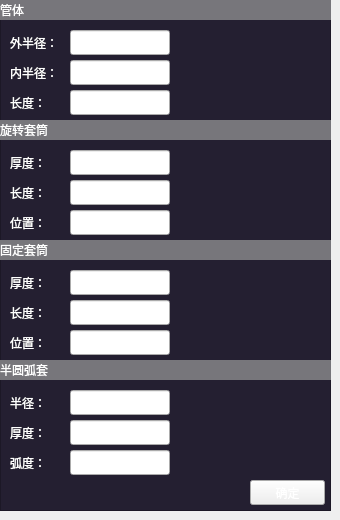
        <widget class="QWidget" name="tab_17">
         <attribute name="title">
          <string>弯管建模</string>
         </attribute>
         <widget class="QListView" name="listView_4">
          <property name="geometry">
           <rect>
            <x>0</x>
            <y>0</y>
            <width>331</width>
            <height>511</height>
           </rect>
          </property>
          <property name="styleSheet">
           <string notr="true">background-color: rgb(36, 31, 49);</string>
          </property>
         </widget>
         <widget class="QLabel" name="label_21">
          <property name="geometry">
           <rect>
            <x>0</x>
            <y>0</y>
            <width>331</width>
            <height>20</height>
           </rect>
          </property>
          <property name="styleSheet">
           <string notr="true">background-color: rgb(119, 118, 123);
color: rgb(255, 255, 255);</string>
          </property>
          <property name="text">
           <string>管体</string>
          </property>
         </widget>
         <widget class="QLabel" name="label">
          <property name="geometry">
           <rect>
            <x>10</x>
            <y>30</y>
            <width>60</width>
            <height>25</height>
           </rect>
          </property>
          <property name="styleSheet">
           <string notr="true">background-color: rgb(36, 31, 49);
color: rgb(255, 255, 255);</string>
          </property>
          <property name="text">
           <string>外半径：</string>
          </property>
         </widget>
         <widget class="QLineEdit" name="lineEdit_Rout">
          <property name="geometry">
           <rect>
            <x>70</x>
            <y>30</y>
            <width>100</width>
            <height>25</height>
           </rect>
          </property>
          <property name="minimumSize">
           <size>
            <width>100</width>
            <height>25</height>
           </size>
          </property>
          <property name="maximumSize">
           <size>
            <width>100</width>
            <height>25</height>
           </size>
          </property>
          <property name="styleSheet">
           <string notr="true">color: rgb(255, 255, 255);</string>
          </property>
          <property name="text">
           <string>10</string>
          </property>
         </widget>
         <widget class="QLabel" name="label_2">
          <property name="geometry">
           <rect>
            <x>10</x>
            <y>60</y>
            <width>60</width>
            <height>25</height>
           </rect>
          </property>
          <property name="styleSheet">
           <string notr="true">background-color: rgb(36, 31, 49);
color: rgb(255, 255, 255);</string>
          </property>
          <property name="text">
           <string>内半径：</string>
          </property>
         </widget>
         <widget class="QLineEdit" name="lineEdit_Rin">
          <property name="geometry">
           <rect>
            <x>70</x>
            <y>60</y>
            <width>100</width>
            <height>25</height>
           </rect>
          </property>
          <property name="minimumSize">
           <size>
            <width>100</width>
            <height>25</height>
           </size>
          </property>
          <property name="maximumSize">
           <size>
            <width>100</width>
            <height>25</height>
           </size>
          </property>
          <property name="styleSheet">
           <string notr="true">color: rgb(255, 255, 255);</string>
          </property>
          <property name="text">
           <string>8</string>
          </property>
         </widget>
         <widget class="QLabel" name="label_3">
          <property name="geometry">
           <rect>
            <x>10</x>
            <y>90</y>
            <width>45</width>
            <height>25</height>
           </rect>
          </property>
          <property name="styleSheet">
           <string notr="true">background-color: rgb(36, 31, 49);
color: rgb(255, 255, 255);</string>
          </property>
          <property name="text">
           <string>长度：</string>
          </property>
         </widget>
         <widget class="QLineEdit" name="lineEdit_Length">
          <property name="geometry">
           <rect>
            <x>70</x>
            <y>90</y>
            <width>100</width>
            <height>25</height>
           </rect>
          </property>
          <property name="minimumSize">
           <size>
            <width>100</width>
            <height>25</height>
           </size>
          </property>
          <property name="maximumSize">
           <size>
            <width>100</width>
            <height>25</height>
           </size>
          </property>
          <property name="styleSheet">
           <string notr="true">color: rgb(255, 255, 255);</string>
          </property>
          <property name="text">
           <string>200</string>
          </property>
         </widget>
         <widget class="QLabel" name="label_22">
          <property name="geometry">
           <rect>
            <x>0</x>
            <y>120</y>
            <width>331</width>
            <height>20</height>
           </rect>
          </property>
          <property name="styleSheet">
           <string notr="true">background-color: rgb(119, 118, 123);
color: rgb(255, 255, 255);</string>
          </property>
          <property name="text">
           <string>旋转套筒</string>
          </property>
         </widget>
         <widget class="QLabel" name="label_11">
          <property name="geometry">
           <rect>
            <x>10</x>
            <y>150</y>
            <width>45</width>
            <height>25</height>
           </rect>
          </property>
          <property name="styleSheet">
           <string notr="true">background-color: rgb(36, 31, 49);
color: rgb(255, 255, 255);</string>
          </property>
          <property name="text">
           <string>厚度：</string>
          </property>
         </widget>
         <widget class="QLineEdit" name="lineEdit_SleeveThickness1">
          <property name="geometry">
           <rect>
            <x>70</x>
            <y>150</y>
            <width>100</width>
            <height>25</height>
           </rect>
          </property>
          <property name="minimumSize">
           <size>
            <width>100</width>
            <height>25</height>
           </size>
          </property>
          <property name="maximumSize">
           <size>
            <width>100</width>
            <height>25</height>
           </size>
          </property>
          <property name="styleSheet">
           <string notr="true">color: rgb(255, 255, 255);</string>
          </property>
          <property name="text">
           <string>1</string>
          </property>
         </widget>
         <widget class="QLabel" name="label_12">
          <property name="geometry">
           <rect>
            <x>10</x>
            <y>180</y>
            <width>45</width>
            <height>25</height>
           </rect>
          </property>
          <property name="styleSheet">
           <string notr="true">background-color: rgb(36, 31, 49);
color: rgb(255, 255, 255);</string>
          </property>
          <property name="text">
           <string>长度：</string>
          </property>
         </widget>
         <widget class="QLineEdit" name="lineEdit_SleeveLength1">
          <property name="geometry">
           <rect>
            <x>70</x>
            <y>180</y>
            <width>100</width>
            <height>25</height>
           </rect>
          </property>
          <property name="minimumSize">
           <size>
            <width>100</width>
            <height>25</height>
           </size>
          </property>
          <property name="maximumSize">
           <size>
            <width>100</width>
            <height>25</height>
           </size>
          </property>
          <property name="styleSheet">
           <string notr="true">color: rgb(255, 255, 255);</string>
          </property>
          <property name="text">
           <string>20</string>
          </property>
         </widget>
         <widget class="QLabel" name="label_6">
          <property name="geometry">
           <rect>
            <x>10</x>
            <y>210</y>
            <width>45</width>
            <height>25</height>
           </rect>
          </property>
          <property name="styleSheet">
           <string notr="true">background-color: rgb(36, 31, 49);
color: rgb(255, 255, 255);</string>
          </property>
          <property name="text">
           <string>位置：</string>
          </property>
         </widget>
         <widget class="QLineEdit" name="lineEdit_RotaryPos">
          <property name="geometry">
           <rect>
            <x>70</x>
            <y>210</y>
            <width>100</width>
            <height>25</height>
           </rect>
          </property>
          <property name="minimumSize">
           <size>
            <width>100</width>
            <height>25</height>
           </size>
          </property>
          <property name="maximumSize">
           <size>
            <width>100</width>
            <height>25</height>
           </size>
          </property>
          <property name="styleSheet">
           <string notr="true">color: rgb(255, 255, 255);</string>
          </property>
          <property name="text">
           <string>30</string>
          </property>
         </widget>
         <widget class="QLabel" name="label_23">
          <property name="geometry">
           <rect>
            <x>0</x>
            <y>240</y>
            <width>331</width>
            <height>20</height>
           </rect>
          </property>
          <property name="styleSheet">
           <string notr="true">background-color: rgb(119, 118, 123);
color: rgb(255, 255, 255);</string>
          </property>
          <property name="text">
           <string>固定套筒</string>
          </property>
         </widget>
         <widget class="QLabel" name="label_4">
          <property name="geometry">
           <rect>
            <x>10</x>
            <y>270</y>
            <width>45</width>
            <height>25</height>
           </rect>
          </property>
          <property name="styleSheet">
           <string notr="true">background-color: rgb(36, 31, 49);
color: rgb(255, 255, 255);</string>
          </property>
          <property name="text">
           <string>厚度：</string>
          </property>
         </widget>
         <widget class="QLineEdit" name="lineEdit_SleeveThickness">
          <property name="geometry">
           <rect>
            <x>70</x>
            <y>270</y>
            <width>100</width>
            <height>25</height>
           </rect>
          </property>
          <property name="minimumSize">
           <size>
            <width>100</width>
            <height>25</height>
           </size>
          </property>
          <property name="maximumSize">
           <size>
            <width>100</width>
            <height>25</height>
           </size>
          </property>
          <property name="styleSheet">
           <string notr="true">color: rgb(255, 255, 255);</string>
          </property>
          <property name="text">
           <string>1</string>
          </property>
         </widget>
         <widget class="QLabel" name="label_5">
          <property name="geometry">
           <rect>
            <x>10</x>
            <y>300</y>
            <width>45</width>
            <height>25</height>
           </rect>
          </property>
          <property name="styleSheet">
           <string notr="true">background-color: rgb(36, 31, 49);
color: rgb(255, 255, 255);</string>
          </property>
          <property name="text">
           <string>长度：</string>
          </property>
         </widget>
         <widget class="QLineEdit" name="lineEdit_SleeveLength">
          <property name="geometry">
           <rect>
            <x>70</x>
            <y>300</y>
            <width>100</width>
            <height>25</height>
           </rect>
          </property>
          <property name="minimumSize">
           <size>
            <width>100</width>
            <height>25</height>
           </size>
          </property>
          <property name="maximumSize">
           <size>
            <width>100</width>
            <height>25</height>
           </size>
          </property>
          <property name="styleSheet">
           <string notr="true">color: rgb(255, 255, 255);</string>
          </property>
          <property name="text">
           <string>50</string>
          </property>
         </widget>
         <widget class="QLabel" name="label_7">
          <property name="geometry">
           <rect>
            <x>10</x>
            <y>330</y>
            <width>45</width>
            <height>25</height>
           </rect>
          </property>
          <property name="styleSheet">
           <string notr="true">background-color: rgb(36, 31, 49);
color: rgb(255, 255, 255);</string>
          </property>
          <property name="text">
           <string>位置：</string>
          </property>
         </widget>
         <widget class="QLineEdit" name="lineEdit_FixedPos">
          <property name="geometry">
           <rect>
            <x>70</x>
            <y>330</y>
            <width>100</width>
            <height>25</height>
           </rect>
          </property>
          <property name="minimumSize">
           <size>
            <width>100</width>
            <height>25</height>
           </size>
          </property>
          <property name="maximumSize">
           <size>
            <width>100</width>
            <height>25</height>
           </size>
          </property>
          <property name="styleSheet">
           <string notr="true">color: rgb(255, 255, 255);</string>
          </property>
          <property name="text">
           <string>150</string>
          </property>
         </widget>
         <widget class="QLabel" name="label_24">
          <property name="geometry">
           <rect>
            <x>0</x>
            <y>360</y>
            <width>331</width>
            <height>20</height>
           </rect>
          </property>
          <property name="styleSheet">
           <string notr="true">background-color: rgb(119, 118, 123);
color: rgb(255, 255, 255);</string>
          </property>
          <property name="text">
           <string>半圆弧套</string>
          </property>
         </widget>
         <widget class="QLabel" name="label_8">
          <property name="geometry">
           <rect>
            <x>10</x>
            <y>390</y>
            <width>45</width>
            <height>25</height>
           </rect>
          </property>
          <property name="styleSheet">
           <string notr="true">background-color: rgb(36, 31, 49);
color: rgb(255, 255, 255);</string>
          </property>
          <property name="text">
           <string>半径：</string>
          </property>
         </widget>
         <widget class="QLineEdit" name="lineEdit_ArcR">
          <property name="geometry">
           <rect>
            <x>70</x>
            <y>390</y>
            <width>100</width>
            <height>25</height>
           </rect>
          </property>
          <property name="minimumSize">
           <size>
            <width>100</width>
            <height>25</height>
           </size>
          </property>
          <property name="maximumSize">
           <size>
            <width>100</width>
            <height>25</height>
           </size>
          </property>
          <property name="styleSheet">
           <string notr="true">color: rgb(255, 255, 255);</string>
          </property>
          <property name="text">
           <string>50</string>
          </property>
         </widget>
         <widget class="QLabel" name="label_9">
          <property name="geometry">
           <rect>
            <x>10</x>
            <y>420</y>
            <width>45</width>
            <height>25</height>
           </rect>
          </property>
          <property name="styleSheet">
           <string notr="true">background-color: rgb(36, 31, 49);
color: rgb(255, 255, 255);</string>
          </property>
          <property name="text">
           <string>厚度：</string>
          </property>
         </widget>
         <widget class="QLineEdit" name="lineEdit_ArcThickness">
          <property name="geometry">
           <rect>
            <x>70</x>
            <y>420</y>
            <width>100</width>
            <height>25</height>
           </rect>
          </property>
          <property name="minimumSize">
           <size>
            <width>100</width>
            <height>25</height>
           </size>
          </property>
          <property name="maximumSize">
           <size>
            <width>100</width>
            <height>25</height>
           </size>
          </property>
          <property name="styleSheet">
           <string notr="true">color: rgb(255, 255, 255);</string>
          </property>
          <property name="text">
           <string>1</string>
          </property>
         </widget>
         <widget class="QLabel" name="label_10">
          <property name="geometry">
           <rect>
            <x>10</x>
            <y>450</y>
            <width>45</width>
            <height>25</height>
           </rect>
          </property>
          <property name="styleSheet">
           <string notr="true">background-color: rgb(36, 31, 49);
color: rgb(255, 255, 255);</string>
          </property>
          <property name="text">
           <string>弧度：</string>
          </property>
         </widget>
         <widget class="QLineEdit" name="lineEdit_ArcAngle">
          <property name="geometry">
           <rect>
            <x>70</x>
            <y>450</y>
            <width>100</width>
            <height>25</height>
           </rect>
          </property>
          <property name="minimumSize">
           <size>
            <width>100</width>
            <height>25</height>
           </size>
          </property>
          <property name="maximumSize">
           <size>
            <width>100</width>
            <height>25</height>
           </size>
          </property>
          <property name="styleSheet">
           <string notr="true">color: rgb(255, 255, 255);</string>
          </property>
          <property name="text">
           <string>1.57</string>
          </property>
         </widget>
         <widget class="QPushButton" name="pushButton_confirm">
          <property name="geometry">
           <rect>
            <x>250</x>
            <y>480</y>
            <width>75</width>
            <height>25</height>
           </rect>
          </property>
          <property name="minimumSize">
           <size>
            <width>75</width>
            <height>25</height>
           </size>
          </property>
          <property name="maximumSize">
           <size>
            <width>75</width>
            <height>25</height>
           </size>
          </property>
          <property name="styleSheet">
           <string notr="true">color: rgb(255, 255, 255);</string>
          </property>
          <property name="text">
           <string>确定</string>
          </property>
         </widget>
        </widget>
